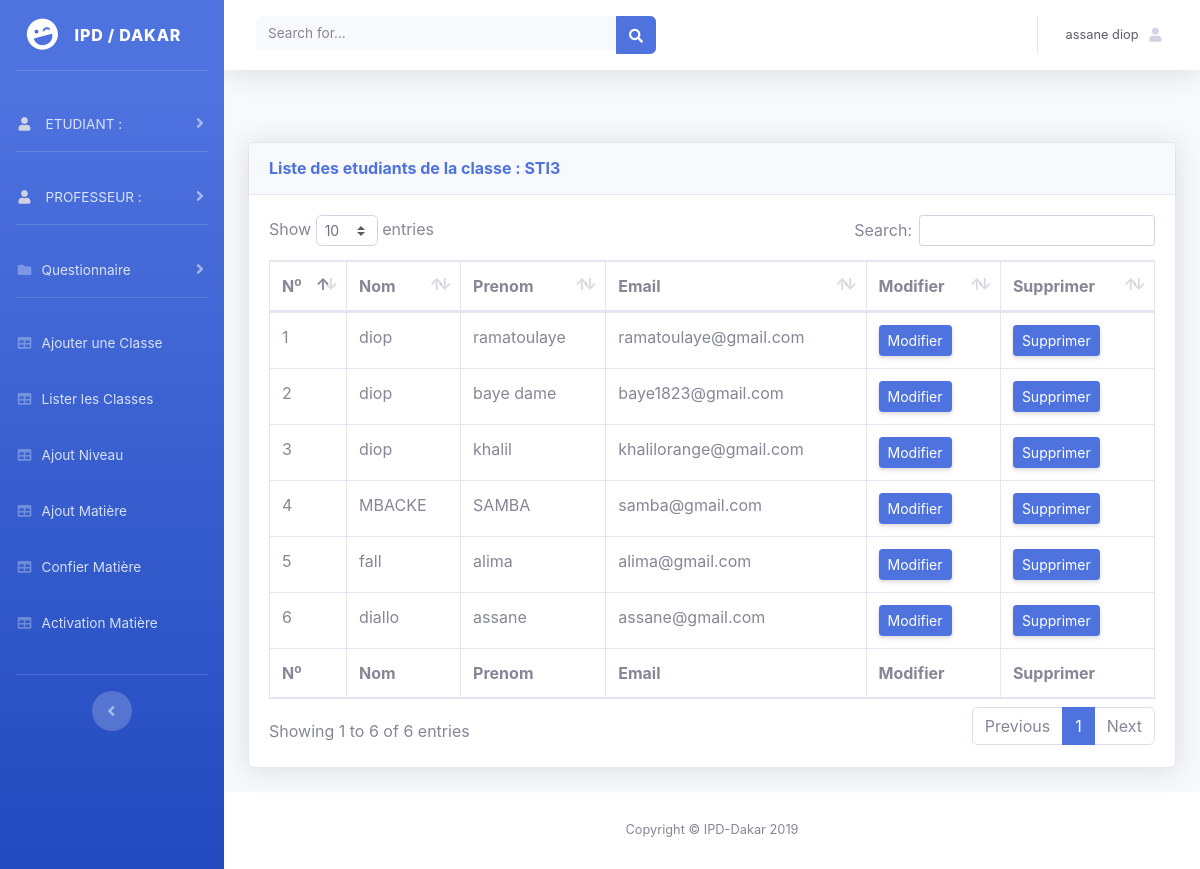
The page /pages/liste_etudiant.php?classe=1 (signed in) on the database its author committed.
### tables this page shows
CREATE TABLE `classe` (
  `idcl` int(11) NOT NULL,
  `codecl` varchar(35) NOT NULL,
  `libellecl` varchar(100) NOT NULL,
  `idniv` int(11) NOT NULL
);

CREATE TABLE `utilisateur` (
  `iduser` int(11) NOT NULL,
  `nom` varchar(35) NOT NULL,
  `prenom` varchar(50) NOT NULL,
  `date` date NOT NULL,
  `login` varchar(35) NOT NULL,
  `pwd` varchar(255) NOT NULL,
  `profil` varchar(30) NOT NULL
);

### pages/fonction_pdo.php (called while the page is built, shortened)
<?php
function connect()
{
	$c=new PDO("mysql:host=127.0.0.1;dbname=sti3;charset=utf8","khalilou","diop");
 	return $c;
}
function findClassById($id)
{
	$base=connect();
	$sql=$base->query("SELECT * FROM classe WHERE idcl='$id' ");
	if($sql)
  	{
		$c=$sql->fetch();
		return $c['codecl'];
	}
}

### pages/liste_etudiant.php (the view, shortened to what this page needs)
<?php
    require_once"fonction_pdo.php";
    $base=connect();
    $idclasse=$_GET['classe'];
    extract($_POST);
    $classe=findClassById($idclasse);
    $requette=$base->query("SELECT c.codecl,u.iduser,nom,prenom,login,date FROM classe c,utilisateur u,ligne_classe lc WHERE c.idcl=$idclasse AND c.idcl=lc.idclasse AND u.iduser=lc.iduser ");
?>
<!DOCTYPE html>
<html lang="en">
<head>
  <link href="../vendor/fontawesome-free/css/all.min.css" rel="stylesheet" type="text/css">
  <link href="#" rel="stylesheet">
  <link href="../css/sb-admin-2.min.css" rel="stylesheet">
  <link href="../vendor/datatables/dataTables.bootstrap4.min.css" rel="stylesheet">
</head>
<body id="page-top">
  <div id="wrapper">
    <ul class="navbar-nav bg-gradient-primary sidebar sidebar-dark accordion" id="accordionSidebar">
      <a class="sidebar-brand d-flex align-items-center justify-content-center" href="indexN.php">
        <div class="sidebar-brand-icon rotate-n-15">
          <i class="fas fa-laugh-wink"></i>
        </div>
        <div class="sidebar-brand-text mx-3">IPD / DAKAR</div>
      </a>
      <hr class="sidebar-divider my-0">
      <br>
	  <li class="nav-item">
        <a class="nav-link collapsed" href="#" data-toggle="collapse" data-target="#collapseTwo" aria-expanded="true" aria-controls="collapseTwo">
		<i class="fas fa-user fa-sm fa-fw mr-2 text-gray-400"></i>
          <span>ETUDIANT :</span>
        </a>
      </li>
      <hr class="sidebar-divider">
      <li class="nav-item">
        <a class="nav-link collapsed" href="#" data-toggle="collapse" data-target="#collapseUtilities" aria-expanded="true" aria-controls="collapseUtilities">
		<i class="fas fa-user fa-sm fa-fw mr-2 text-gray-400"></i>
          <span>PROFESSEUR :</span>
        </a>
      </li>
		<hr class="sidebar-divider">
		<li class="nav-item">
		<a class="nav-link collapsed" href="#" data-toggle="collapse" data-target="#collapsePages" aria-expanded="true" aria-controls="collapsePages">
			<i class="fas fa-fw fa-folder"></i>
			<span>Questionnaire </span>
		</a>
    </li>
    <hr class="sidebar-divider">
      <li class="nav-item">
        <a class="nav-link" href="ajout_classe.php">
          <i class="fas fa-fw fa-table"></i>
          <span>Ajouter une Classe</span></a>
      </li>
      <li class="nav-item">
        <a class="nav-link" href="liste_classe.php">
          <i class="fas fa-fw fa-table"></i>
          <span>Lister les Classes</span></a>
      </li>
      <li class="nav-item">
        <a class="nav-link" href="ajout_niveau.php">
          <i class="fas fa-fw fa-table"></i>
          <span>Ajout Niveau</span></a>
      </li>
      <li class="nav-item">
        <a class="nav-link" href="ajoutmatiere.php">
          <i class="fas fa-fw fa-table"></i>
          <span>Ajout Matière</span></a>
      </li>
    <li class="nav-item">
        <a class="nav-link" href="matiere_prof.php">
          <i class="fas fa-fw fa-table"></i>
          <span>Confier Matière</span></a>
      </li>
      <li class="nav-item">
        <a class="nav-link" href="activation.php">
          <i class="fas fa-fw fa-table"></i>
          <span>Activation Matière</span></a>
      </li>
    <br/>
      <hr class="sidebar-divider d-none d-md-block">
      <div class="text-center d-none d-md-inline">
        <button class="rounded-circle border-0" id="sidebarToggle"></button>
      </div>
    </ul>
    <div id="content-wrapper" class="d-flex flex-column">
      <div id="content">
        <nav class="navbar navbar-expand navbar-light bg-white topbar mb-4 static-top shadow">
          <form class="d-none d-sm-inline-block form-inline mr-auto ml-md-3 my-2 my-md-0 mw-100 navbar-search">
            <div class="input-group">
              <input type="text" class="form-control bg-light border-0 small" placeholder="Search for..." aria-label="Search" aria-describedby="basic-addon2">
              <div class="input-group-append">
                <button class="btn btn-primary" type="button">
                  <i class="fas fa-search fa-sm"></i>
                </button>
              </div>
            </div>
          </form>
          <ul class="navbar-nav ml-auto">
            <li class="nav-item dropdown no-arrow">
              <a class="nav-link dropdown-toggle" href="#" id="userDropdown" role="button" data-toggle="dropdown" aria-haspopup="true" aria-expanded="false">
                <span class="mr-2 d-none d-lg-inline text-gray-800 small"><?=$_SESSION['prenom']." ".$_SESSION['nom']?></span>
                <i class="fas fa-user fa-sm fa-fw mr-2 text-gray-400"></i>
              </a>
            </li>
          </ul>
        </nav>
        <div class="container-fluid">
        <br>
        <br>
          <div class="card shadow mb-4">
            <div class="card-header py-3">
              <h6 class="m-0 font-weight-bold text-primary">Liste des etudiants de la classe : <?=$classe?></h6>
            </div>
            <div class="card-body">
              <div class="table-responsive">
                <table class="table table-bordered" id="dataTable" width="100%" cellspacing="0">
                  <thead>
                    <tr>
                    <th>N<sup>o</sup></th>
                      <th>Nom</th>
                      <th>Prenom</th>
                      <th>Email</th>
                      <th>Modifier</th>
                      <th>Supprimer</th>
                    </tr>
                  </thead>
                  <tfoot>
                    <tr>
                    <th>N<sup>o</sup></th>
                      <th>Nom</th>
                      <th>Prenom</th>
                      <th>Email</th>
                      <th>Modifier</th>
                      <th>Supprimer</th>
                    </tr>
                  </tfoot>
                  <tbody>
                  <?php
                if($requette)
                    {
                      $i=0;
                        while($lg=$requette->fetch())
                        {
                        ?>
                    <tr>
                      <td><?=($i=$i+1)?></td>
                      <td><?=$lg['nom']?></td>
                      <td><?=$lg['prenom']?></td>
                      <td><?=$lg['login']?></td>
                      <td><a href="modifier_etudiant.php?idetu=<?=$lg['iduser']?>" class="d-none d-sm-inline-block btn btn-sm btn-primary shadow-sm">Modifier </a></td>
                      <td> <a href="?dele=<?=$lg['iduser']?>" class="d-none d-sm-inline-block btn btn-sm btn-primary shadow-sm" onclick="return(confirm('Si vous appuyez sur OK cet etudiant sera suprimer definitivement'));" ></i>Supprimer </a> </td>
                    </tr>
                    <?php
                        }
                      }
                    ?>
                  </tbody>
                </table>
              </div>
            </div>
          </div>
        </div>
      </div>
      <footer class="sticky-footer bg-white">
        <div class="container my-auto">
          <div class="copyright text-center my-auto">
            <span>Copyright &copy; IPD-Dakar 2019</span>
          </div>
        </div>
      </footer>
    </div>
  </div>
</body>
</html>

### rows shown on the page
classe: codecl "STI3", utilisateur.nom "diop", utilisateur.prenom "ramatoulaye", utilisateur.login "ramatoulaye@gmail.com", i "2", utilisateur.prenom "baye dame", utilisateur.login "baye1823@gmail.com", i "3", utilisateur.prenom "khalil", utilisateur.login "khalilorange@gmail.com", i "4", utilisateur.nom "MBACKE", utilisateur.prenom "SAMBA", utilisateur.login "samba@gmail.com", i "5", utilisateur.nom "fall", utilisateur.prenom "alima", utilisateur.login "alima@gmail.com", i "6", utilisateur.nom "diallo", utilisateur.prenom "assane", utilisateur.login "assane@gmail.com"

### other values the page prints
$_SESSION['prenom'] "assane"
$_SESSION['nom'] "diop"
